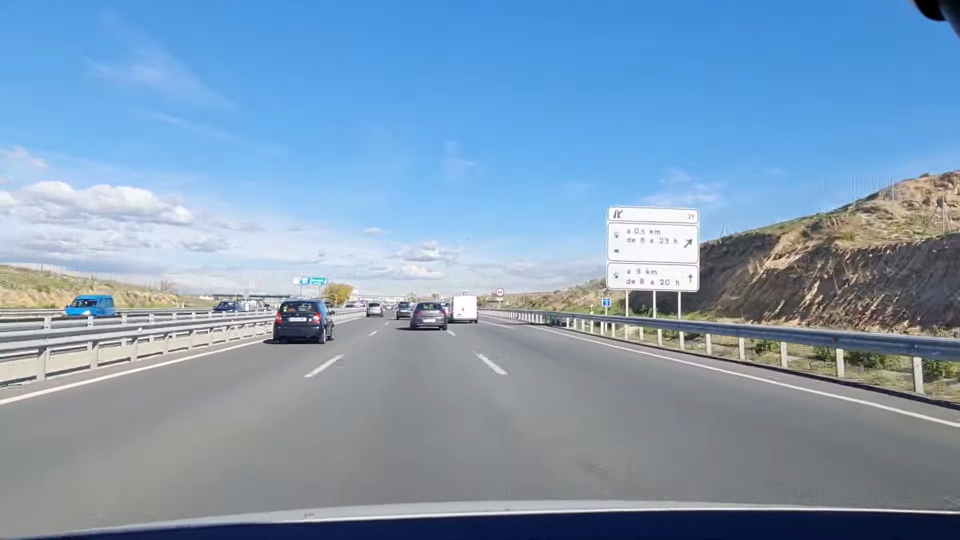
#> input picture Practica1/test_detection/00000.png, 1920 x 1080 px (shown at 1/2 size); its folder holds only this picture in this run
$ python -i train_hog_svm.py   (imports and definitions only)
#> lines starting #> are read from the running program, lines starting #| are printed output that depends on the picture; after the words box and inside, x2 and y2 are one past the last pixel; in counts of white or black regions, pixels touching at a corner belong together
#> further down, picture is the input picture: shape (1080, 1920, 3); mean B, G, R 182.1, 154.8, 127.1
"""
train_hog_svm.py  –  VERSIÓN CORREGIDA
=======================================
FIX PRINCIPAL: el modelo se entrena aplicando exactamente el mismo
preprocesado que se aplica al ROI durante la predicción en paneles.

Antes el modelo veía imágenes limpias 62x62 en train y ROIs con
OTSU+blur+equalizeHist+borde en predict  → dominio completamente distinto.
Ahora train y predict ven exactamente lo mismo.
"""

import cv2
import os
import numpy as np
from skimage.feature import hog
from hog_svm_classifier import HogSvmClassifier

TRAIN_PATH = "train_ocr"
MAX_IMGS   = 300


def preprocesar_roi(img, size=(25, 25)):
    """
    Convierte cualquier ROI (color o gris) al mismo espacio de
    características que se usa durante la predicción en paneles:
      1. Escala de grises
      2. Resize a 25x25
      3. Binarización Otsu
      4. GaussianBlur (suaviza ruido de binarización)
      5. EqualizeHist  (normaliza contraste)
      6. Borde negro 2px  → 29x29
    El _hog_features del clasificador hará el resize final a 25x25.
    """
#> called with size = (25, 25)
    if len(img.shape) == 3:
        img = cv2.cvtColor(img, cv2.COLOR_BGR2GRAY)
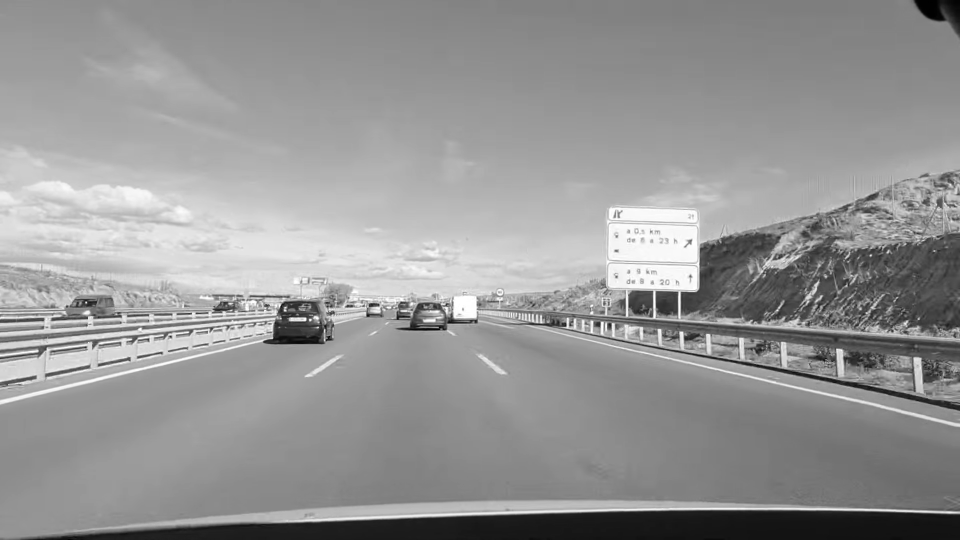
#> img: shape (1080, 1920) (shown at 1/2 size); min 0, max 255, mean 149.6
    img = cv2.resize(img, size, interpolation=cv2.INTER_AREA)
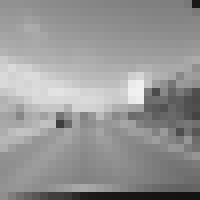
#> img: shape (25, 25) (shown 8 times larger); min 19, max 241, mean 149.7
    img = cv2.threshold(img, 0, 255, cv2.THRESH_BINARY + cv2.THRESH_OTSU)[1]
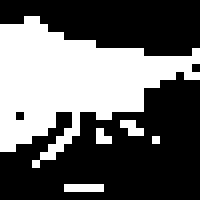
#> img: shape (25, 25) (shown 8 times larger); 39.2% white; 5 white regions (4 under 20 px), largest, box (x1, y1, x2, y2) and area: (0, 2, 25, 21) 232
    img = cv2.GaussianBlur(img, (3, 3), 0)
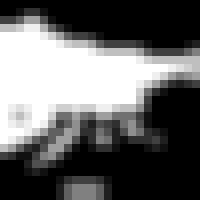
#> img: shape (25, 25) (shown 8 times larger); min 0, max 255, mean 100.5
    img = cv2.equalizeHist(img)
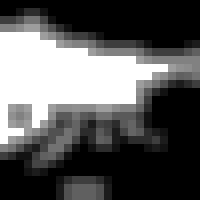
#> img: shape (25, 25) (shown 8 times larger); min 0, max 255, mean 89.6
    img = cv2.copyMakeBorder(img, 2, 2, 2, 2, cv2.BORDER_CONSTANT, value=0)
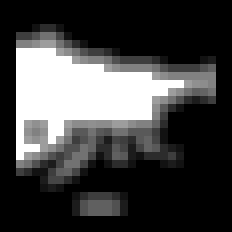
#> img: shape (29, 29) (shown 8 times larger); min 0, max 255, mean 66.6
    return img   # 29x29


def cargar_dataset(path):
    images_dict = {}

    for folder in os.listdir(path):
        folder_path = os.path.join(path, folder)
        if not os.path.isdir(folder_path):
            continue

        if folder.isdigit():
            key = folder
            images_dict[key] = []
            filenames = sorted(os.listdir(folder_path))[:MAX_IMGS]
            for filename in filenames:
                img = cv2.imread(os.path.join(folder_path, filename))
                if img is not None:
                    images_dict[key].append(img)  # sin preprocesar

        elif folder in ("may", "min"):
            for sub in os.listdir(folder_path):
                sub_path = os.path.join(folder_path, sub)
                if not os.path.isdir(sub_path):
                    continue
                key = sub
                images_dict[key] = []
                filenames = sorted(os.listdir(sub_path))[:MAX_IMGS]
                for filename in filenames:
                    img = cv2.imread(os.path.join(sub_path, filename))
                    if img is not None:
                        images_dict[key].append(img)  # sin preprocesar

    return images_dict


# [19 lines not run here, left out]

>>> import cv2
>>> picture = cv2.imread('Practica1/test_detection/00000.png')
>>> result = preprocesar_roi(picture)

$ run again, on Practica1/test_detection/00001.png
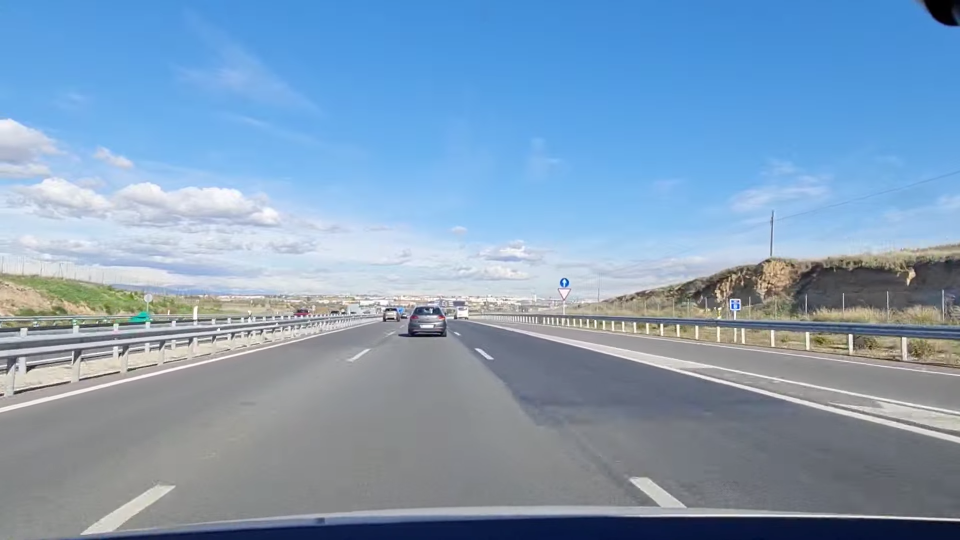
#> input picture Practica1/test_detection/00001.png, 1920 x 1080 px (shown at 1/2 size)
#> picture is the input picture: shape (1080, 1920, 3); mean B, G, R 185.4, 157.4, 129
#> in preprocesar_roi, `img = cv2.threshold(img, 0, 255, cv2.THRESH_BINARY + cv2.THRESH_OTSU)[1]`:
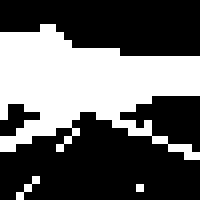
#> img: shape (25, 25) (shown 8 times larger); 38.4% white; 3 white regions (2 under 20 px), largest, box (x1, y1, x2, y2) and area: (0, 3, 25, 20) 236
#> in preprocesar_roi, `img = cv2.copyMakeBorder(img, 2, 2, 2, 2, cv2.BORDER_CONSTANT, value=0)`:
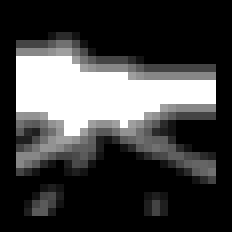
#> img: shape (29, 29) (shown 8 times larger); min 0, max 255, mean 66.2

$ run again, on Practica1/test_detection/00002.png
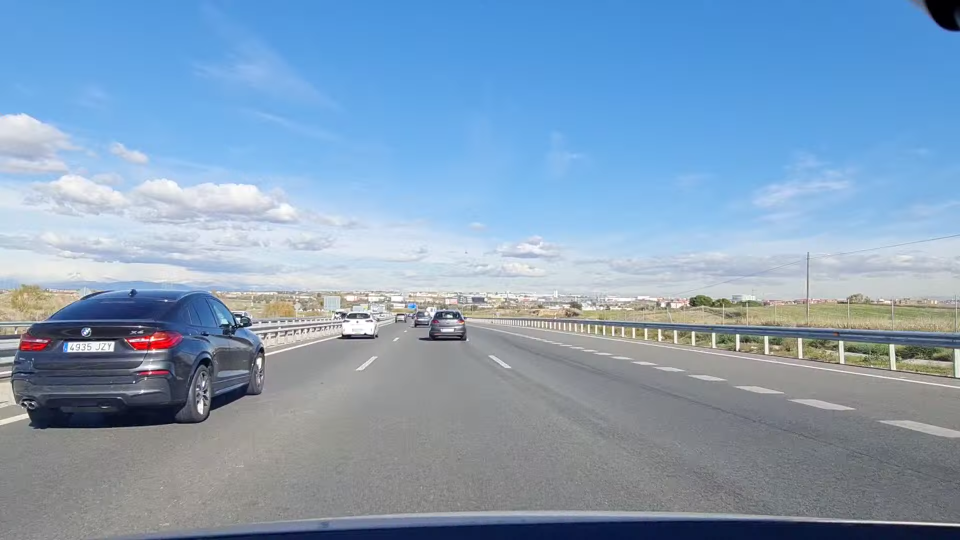
#> input picture Practica1/test_detection/00002.png, 1920 x 1080 px (shown at 1/2 size)
#> picture is the input picture: shape (1080, 1920, 3); mean B, G, R 185.4, 158.5, 131.6
#> in preprocesar_roi, `img = cv2.cvtColor(img, cv2.COLOR_BGR2GRAY)`:
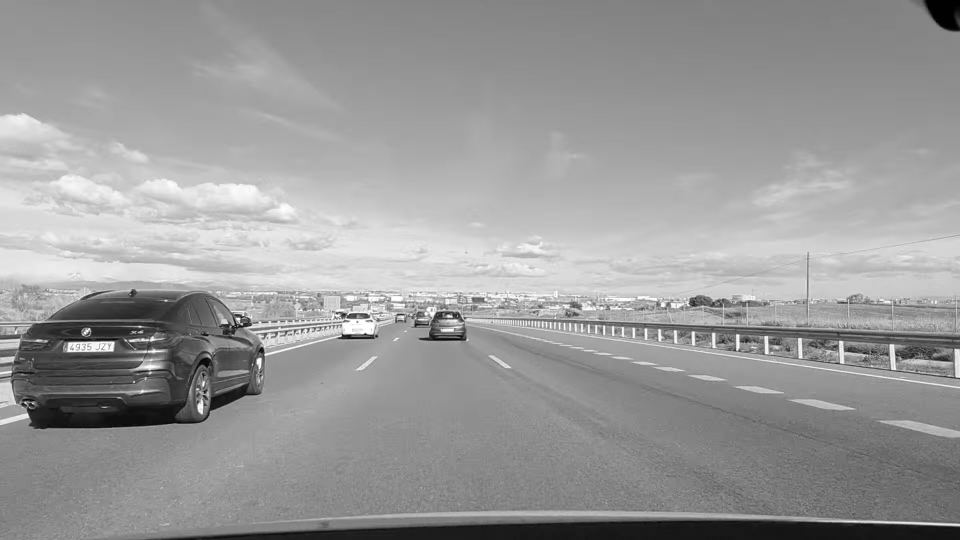
#> img: shape (1080, 1920) (shown at 1/2 size); min 0, max 255, mean 153.5
#> in preprocesar_roi, `img = cv2.copyMakeBorder(img, 2, 2, 2, 2, cv2.BORDER_CONSTANT, value=0)`:
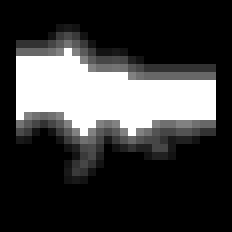
#> img: shape (29, 29) (shown 8 times larger); min 0, max 255, mean 62.5

$ run again, on Practica1/test_detection/00003.png
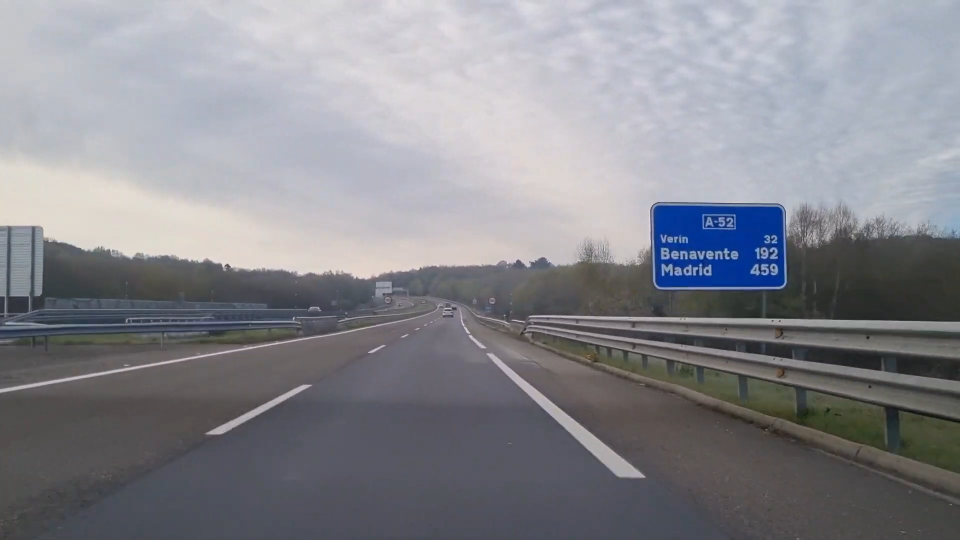
#> input picture Practica1/test_detection/00003.png, 1920 x 1080 px (shown at 1/2 size)
#> picture is the input picture: shape (1080, 1920, 3); mean B, G, R 141.6, 135.3, 134.6
#> in preprocesar_roi, `img = cv2.threshold(img, 0, 255, cv2.THRESH_BINARY + cv2.THRESH_OTSU)[1]`:
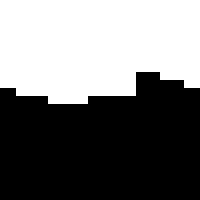
#> img: shape (25, 25) (shown 8 times larger); 45.8% white; 1 white region, box (x1, y1, x2, y2) and area: (0, 0, 25, 13) 286
#> in preprocesar_roi, `img = cv2.copyMakeBorder(img, 2, 2, 2, 2, cv2.BORDER_CONSTANT, value=0)`:
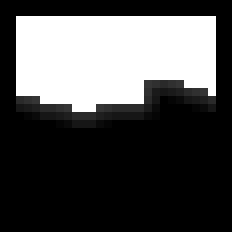
#> img: shape (29, 29) (shown 8 times larger); min 0, max 255, mean 79.1
